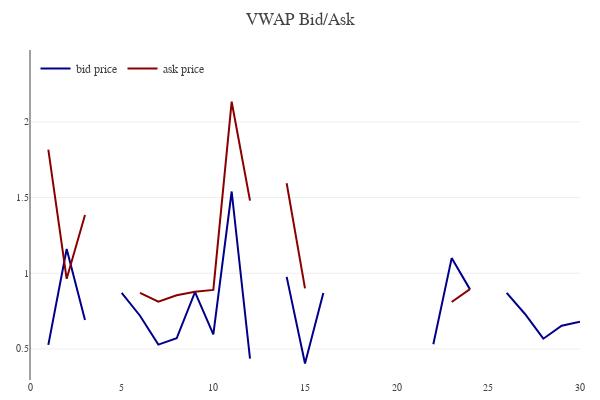

Here is the notebook cell this chart was saved with:
### Code cell
model.bank_details.price_plot()

### Figure 1 — Plotly figure (JSON) as saved in the notebook; plotly's stock layout.template omitted (floating-point values rounded to 4 significant figures)
{"data": [{"line": {"color": "darkblue"}, "name": "bid price", "type": "scatter", "y": [null, 0.5264, 1.16, 0.6918, null, 0.87, 0.7191, 0.5282, 0.57, 0.8746, 0.5955, 1.54, 0.4359, null, 0.9761, 0.4036, 0.87, null, 0.8333, null, 0.6495, null, 0.531, 1.1, 0.8933, null, 0.87, 0.7308, 0.5675, 0.6536, 0.6799]}, {"line": {"color": "darkred"}, "name": "ask price", "type": "scatter", "y": [null, 1.816, 0.9634, 1.385, null, null, 0.87, 0.8121, 0.8549, 0.8778, 0.89, 2.133, 1.48, null, 1.594, 0.9004, null, null, 0.89, null, 0.8075, null, null, 0.81, 0.8955, null, null, 2.366, null, null, null]}], "layout": {"height": 400, "hovermode": "closest", "legend": {"orientation": "h", "x": 0.01, "xanchor": "left", "y": 0.9, "yanchor": "bottom"}, "margin": {"b": 20, "l": 30, "r": 20, "t": 50}, "showlegend": true, "title": {"text": "VWAP Bid/Ask"}, "width": 600, "xaxis": {"anchor": "y", "domain": [0, 1], "showgrid": false, "tickfont": {"size": 10}}, "yaxis": {"anchor": "x", "domain": [0, 1], "side": "left", "tickfont": {"size": 10}}}}
